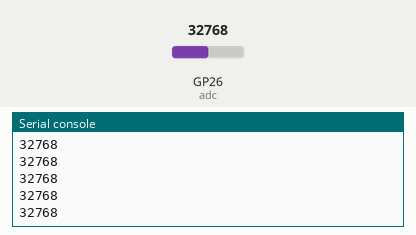
This program was run on a simulated Raspberry Pi Pico running MicroPython. On the bench: the last lines printed to the serial console. The inputs (shaded band) are chosen by the test bench; at power-on: GP26 (adc) = 32768 (analog values on the 0–65535 scale).

Above: at 1.2 s.
1.3 s: GP26 (adc) set to 45874
At 1.31 s:
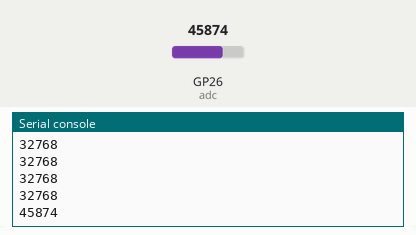
2.8 s: GP26 (adc) set to 57670
At 2.81 s:
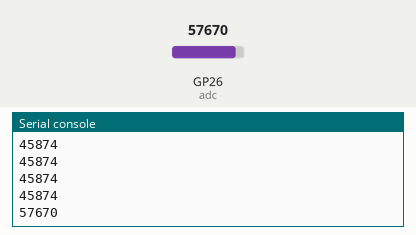
Timing chart, 0 to 5.8 s (numbered marks = the images above; inputs shaded):
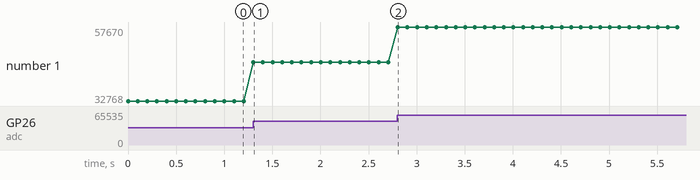

Measured:
- after the input at 1.3 s, the serial console: prints a new line at once (image 1)
- after the input at 2.8 s, the serial console: prints a new line at once (image 2)
- plotted number 1: 32768 → 45874 after the input at 1.3 s, 45874 → 57670 after the input at 2.8 s

The program:

07_potentiometer.py
```python
# Potentiometer Analogue Input

'''
Connect a potentiometer to GPIO26 (ADC0). The 'ears' of the pot should connect to 3V3 and ground
For reference: https://datasheets.raspberrypi.org/pico/Pico-R3-A4-Pinout.pdf
'''

from machine import ADC, Pin # ADC allows the use of the built in ADC
import time

adc = ADC(Pin(26)) # Set up 'adc' object to handle ADC input

while True:
    print(adc.read_u16()) # Print the reading from the ADC input
    time.sleep(0.1)
```
